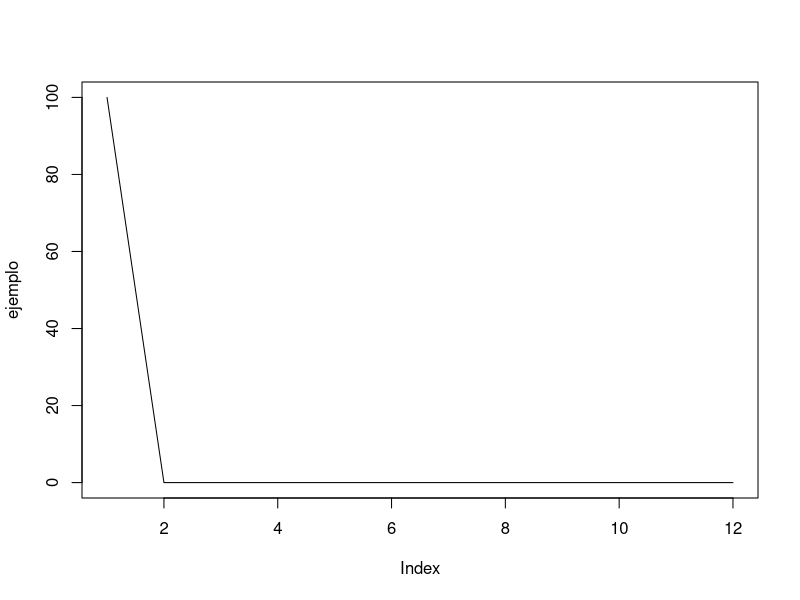
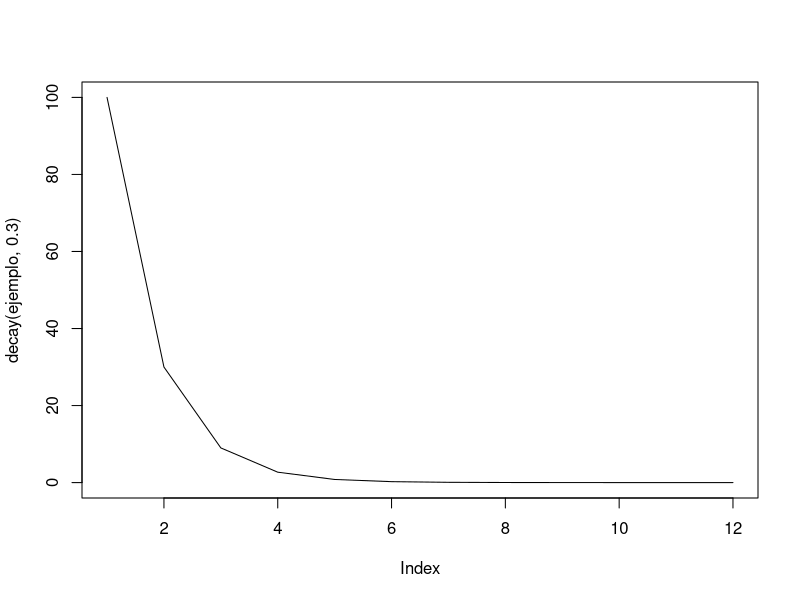

The R source for these figures, in order:
##----------------------------------DECAY---------------------------------------

decay <- function(x, factor) {
    if(factor >= 0 & factor <= 1) {
        for(i in 2:length(x)) {
            x[i] <- (x[i-1] * factor) + x[i]
        }
        return (x)
    } else {
        return ("Error: The factor of decay need to be between 0 an 1")
    }    
    
}

ejemplo <- c(100,0,0,0,0,0,0,0,0,0,0,0)
decay(ejemplo, .2)

plot(ejemplo, type = "l")
plot(decay(ejemplo, .3), type = "l")
